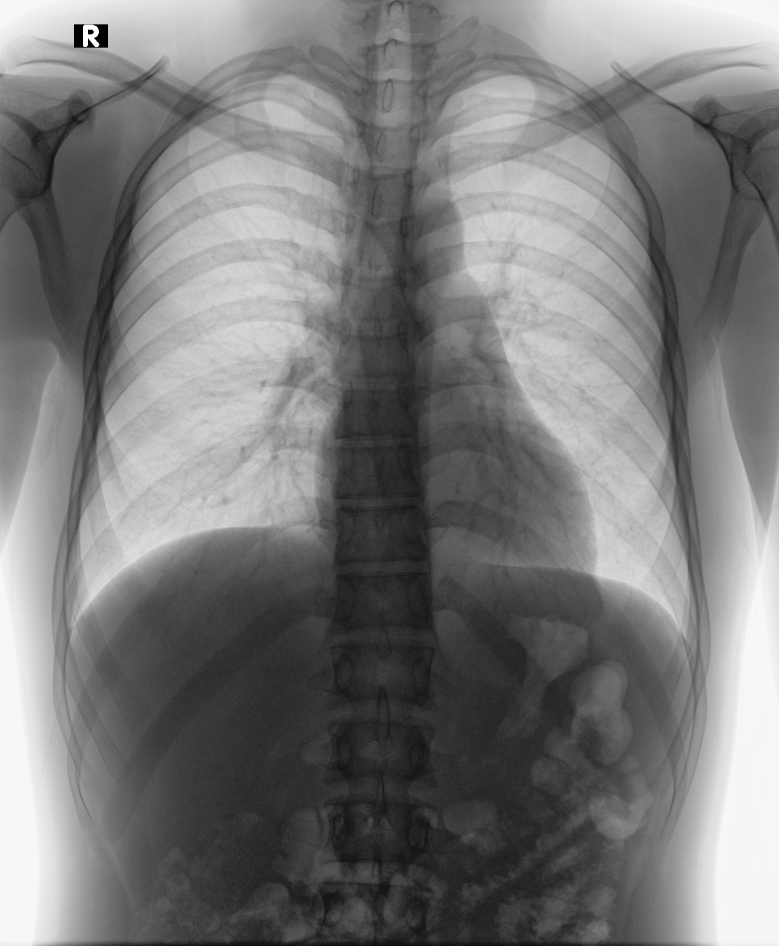
#> input picture data/processed/png_images/00e25f831ccd21bd41b558cfccbf1be7.png, 2336 x 2836 px, found by its file name (shown at 1/3 size); its folder holds only this picture in this run
$ jupyter execute --allow-errors preprocessing.ipynb
#> lines starting #> are read from the running program, lines starting #| are printed output that depends on the picture
[cell 1]
import os
import cv2
import numpy as np
from pathlib import Path
import matplotlib.pyplot as plt
from tqdm import tqdm

[cell 2]
INPUT_DIR  = 'png_images/kaggle/working/png_images'       # your existing PNG output folder
OUTPUT_DIR = 'png_images/kaggle/working/preprocessed_images'
os.makedirs(OUTPUT_DIR, exist_ok=True)

TARGET_SIZE = (512, 512)

files = os.listdir(INPUT_DIR)
print(f"Found {len(files)} PNG images")

[cell 3]
for file in tqdm(files, desc="Preprocessing"):
    img_path = os.path.join(INPUT_DIR, file)
    img = cv2.imread(img_path, cv2.IMREAD_GRAYSCALE)   # load as grayscale directly
#> img is the input picture: shape (2836, 2336); min 0, max 255, mean 121.9

    if img is None:
        print(f"[SKIP] Could not load: {file}")
        continue

    # Step 1 – Crop borders (2%)
    h, w = img.shape
#> h = 2836; w = 2336
    top, bottom = int(h * 0.02), int(h * 0.98)
#> top = 56; bottom = 2779
    left, right = int(w * 0.02), int(w * 0.98)
#> left = 46; right = 2289
    img = img[top:bottom, left:right]
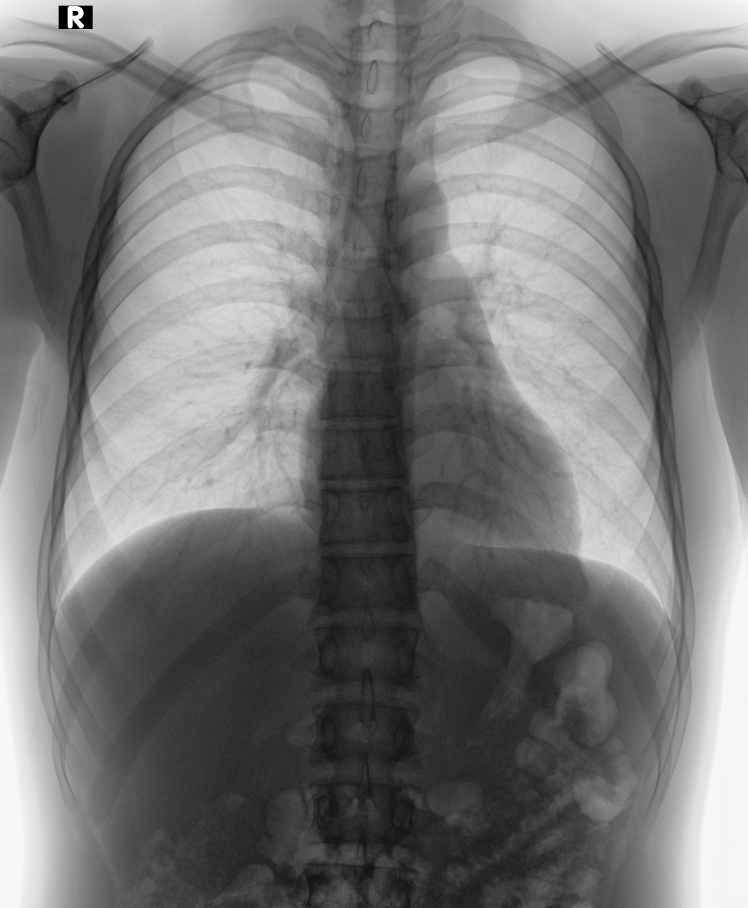
#> img: shape (2723, 2243) (shown at 1/3 size); min 0, max 255, mean 118.5

    # Step 2 – Resize
    img = cv2.resize(img, TARGET_SIZE, interpolation=cv2.INTER_AREA)
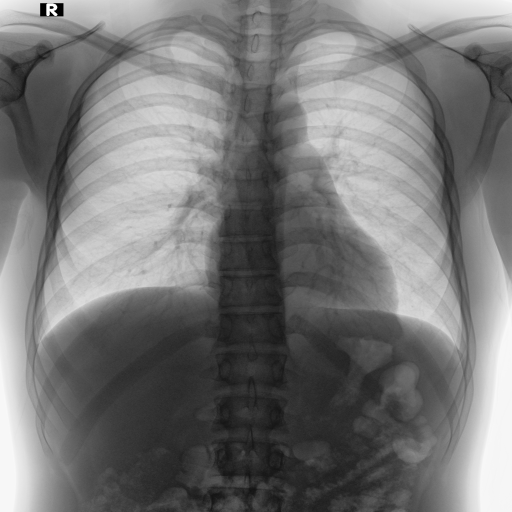
#> img: shape (512, 512); min 0, max 255, mean 118.5

    # Step 3 – Min-Max Normalization (consistent with your DICOM conversion style)
    img = cv2.normalize(img, None, 0, 255, cv2.NORM_MINMAX)
    img = np.uint8(img)

    # Step 4 – CLAHE (light contrast enhancement)
    clahe = cv2.createCLAHE(clipLimit=2.0, tileGridSize=(8, 8))
    img = clahe.apply(img)
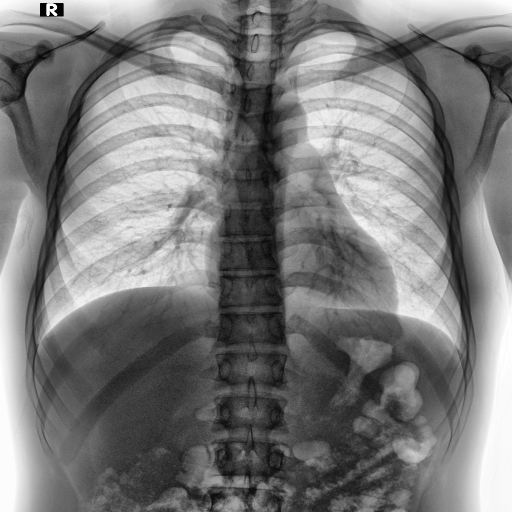
#> img: shape (512, 512); min 1, max 255, mean 122.2

    # Step 5 – Light denoising (Gaussian blur)
    img = cv2.GaussianBlur(img, (3, 3), 0)

    # Step 6 – Padding to ensure exact TARGET_SIZE
    h, w = img.shape
#> h = 512; w = 512
    pad_top    = (TARGET_SIZE[0] - h) // 2
#> pad_top = 0
    pad_bottom = TARGET_SIZE[0] - h - pad_top
#> pad_bottom = 0
    pad_left   = (TARGET_SIZE[1] - w) // 2
#> pad_left = 0
    pad_right  = TARGET_SIZE[1] - w - pad_left
#> pad_right = 0
    img = cv2.copyMakeBorder(img, max(pad_top,0), max(pad_bottom,0),
                                  max(pad_left,0), max(pad_right,0),
                             cv2.BORDER_CONSTANT, value=0)

    # Save
    save_path = os.path.join(OUTPUT_DIR, file)
    cv2.imwrite(save_path, img)

print(f"\n✅ Done! Saved to {OUTPUT_DIR}")


# ── VISUAL CHECK (before vs after for 4 images) ───────────────────────────────
sample_files = os.listdir(INPUT_DIR)[:4]
fig, axes = plt.subplots(4, 2, figsize=(8, 16))

for i, file in enumerate(sample_files):
    original  = cv2.imread(os.path.join(INPUT_DIR, file),  cv2.IMREAD_GRAYSCALE)
    processed = cv2.imread(os.path.join(OUTPUT_DIR, file), cv2.IMREAD_GRAYSCALE)

    axes[i][0].imshow(original,  cmap='gray')
    axes[i][0].set_title(f"Original\n{file}", fontsize=8)
    axes[i][0].axis('off')

    axes[i][1].imshow(processed, cmap='gray')
    axes[i][1].set_title("Preprocessed", fontsize=8)
    axes[i][1].axis('off')

plt.tight_layout()
plt.show()
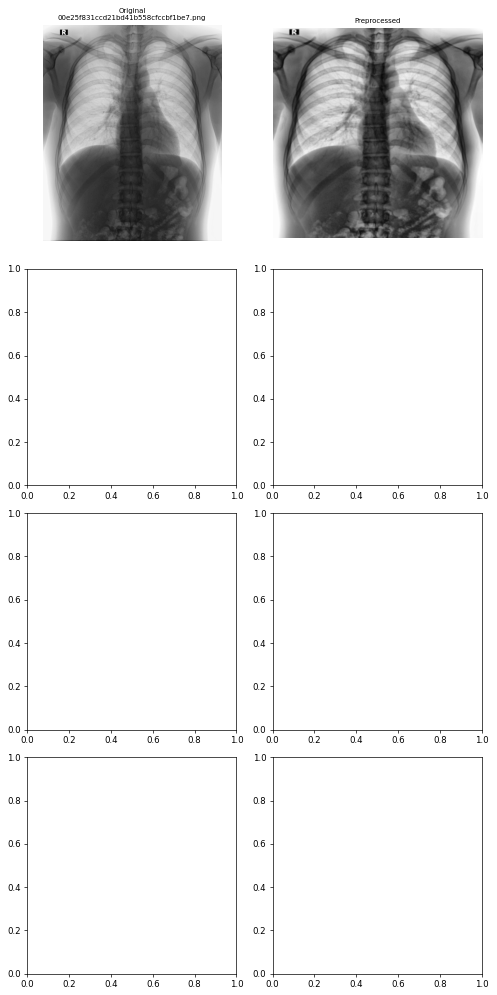
#> figure drawn by matplotlib, 2 panels

$ run again, on data/processed/png_images/0128fe112c2ee94f8ec176109b6ca112.png
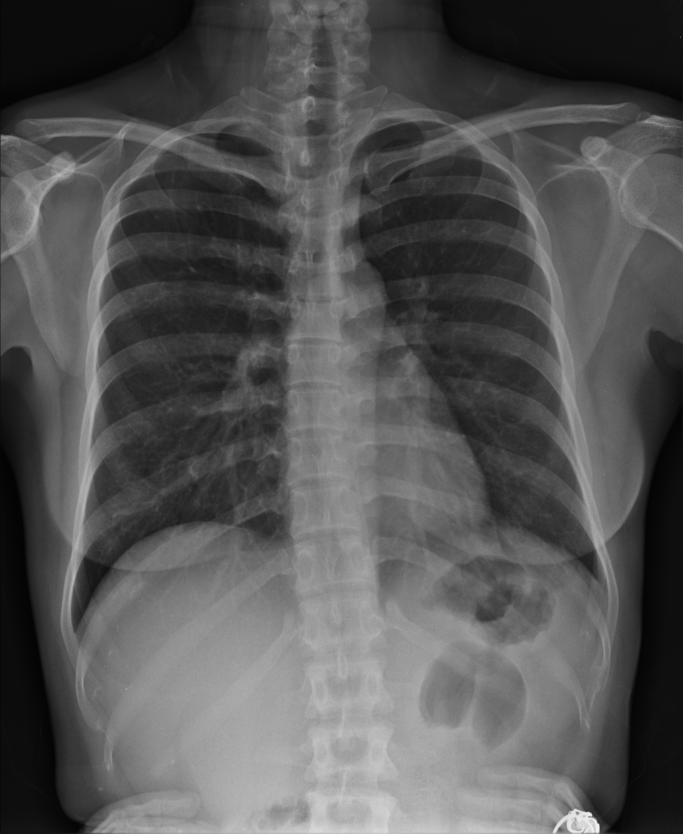
#> input picture data/processed/png_images/0128fe112c2ee94f8ec176109b6ca112.png, 2048 x 2500 px, found by its file name (shown at 1/3 size)
#> img is the input picture: shape (2500, 2048); min 0, max 255, mean 85
#> `img = clahe.apply(img)`:
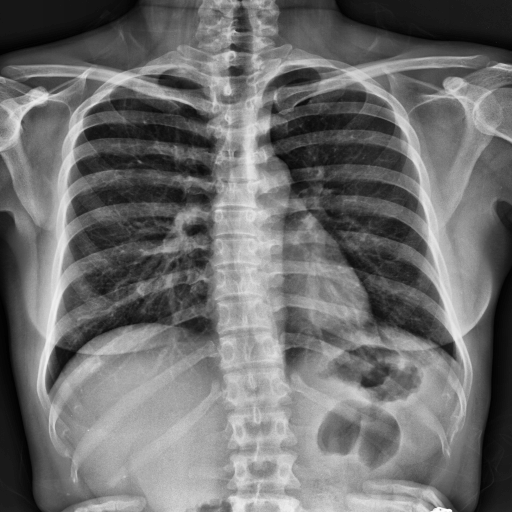
#> img: shape (512, 512); min 1, max 255, mean 110.2
#> `plt.show()`:
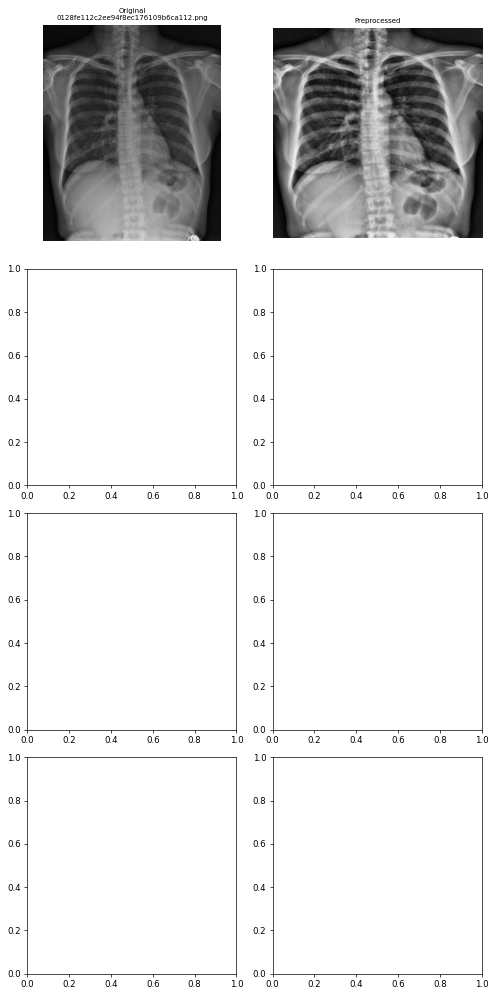
#> figure drawn by matplotlib, 2 panels

$ run again, on data/processed/png_images/015e332b702e4829710941ab7265bd1d.png
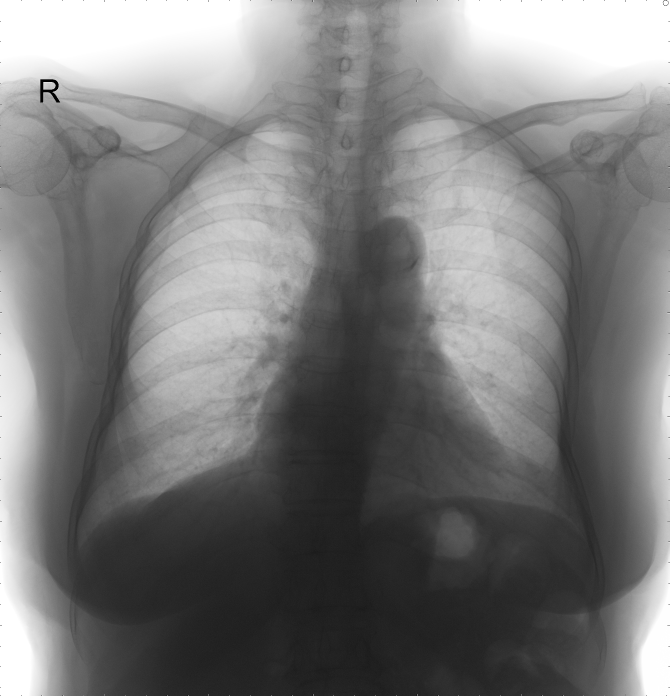
#> input picture data/processed/png_images/015e332b702e4829710941ab7265bd1d.png, 2008 x 2088 px, found by its file name (shown at 1/3 size)
#> img is the input picture: shape (2088, 2008); min 0, max 255, mean 122.1
#> `img = clahe.apply(img)`:
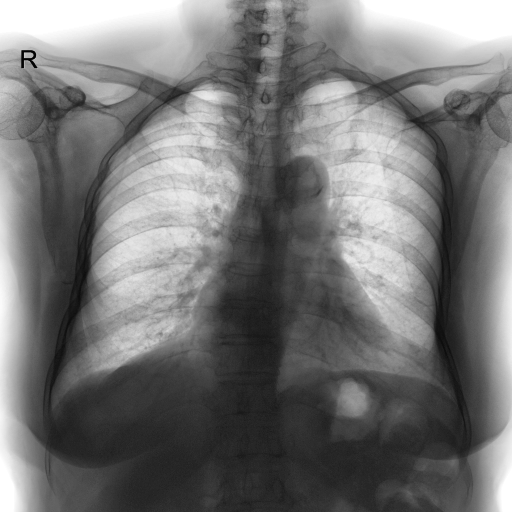
#> img: shape (512, 512); min 2, max 255, mean 116.9
#> `plt.show()`:
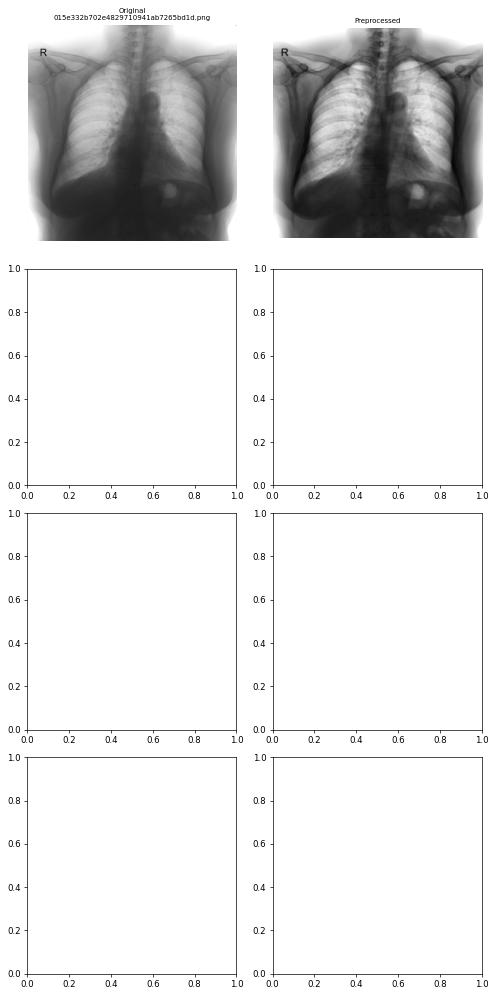
#> figure drawn by matplotlib, 2 panels

$ run again, on data/processed/png_images/017cd6c78e753ae58e1795fac350f321.png
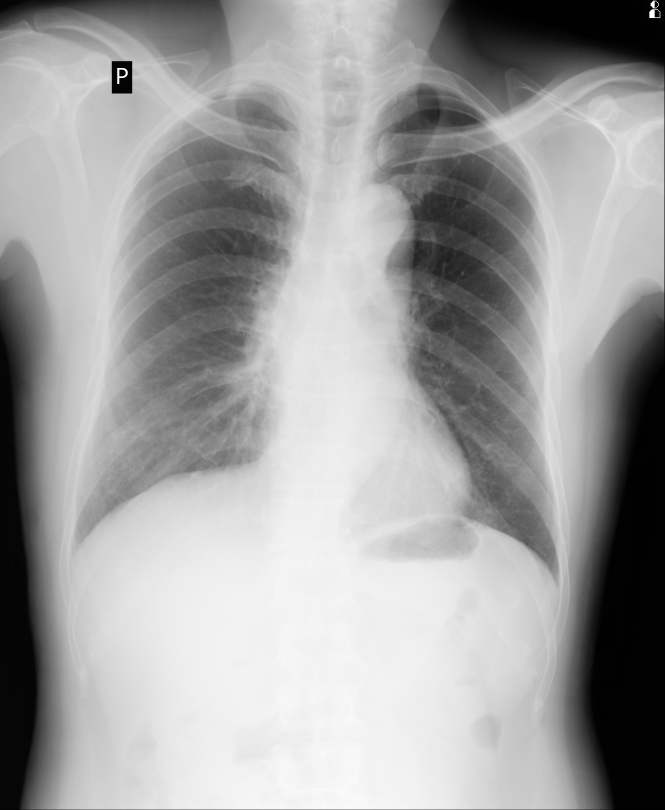
#> input picture data/processed/png_images/017cd6c78e753ae58e1795fac350f321.png, 1994 x 2430 px, found by its file name (shown at 1/3 size)
#> img is the input picture: shape (2430, 1994); min 0, max 255, mean 160.5
#> `img = clahe.apply(img)`:
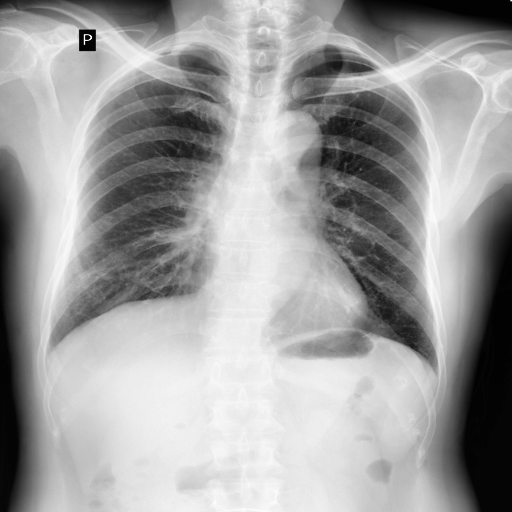
#> img: shape (512, 512); min 1, max 255, mean 159.8
#> `plt.show()`:
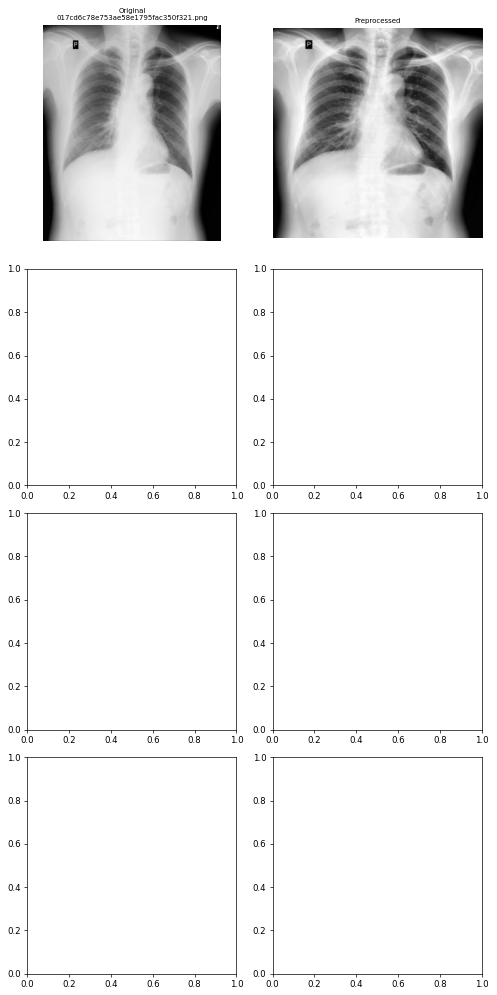
#> figure drawn by matplotlib, 2 panels

$ run again, on data/processed/png_images/0108949daa13dc94634a7d650a05c0bb.png
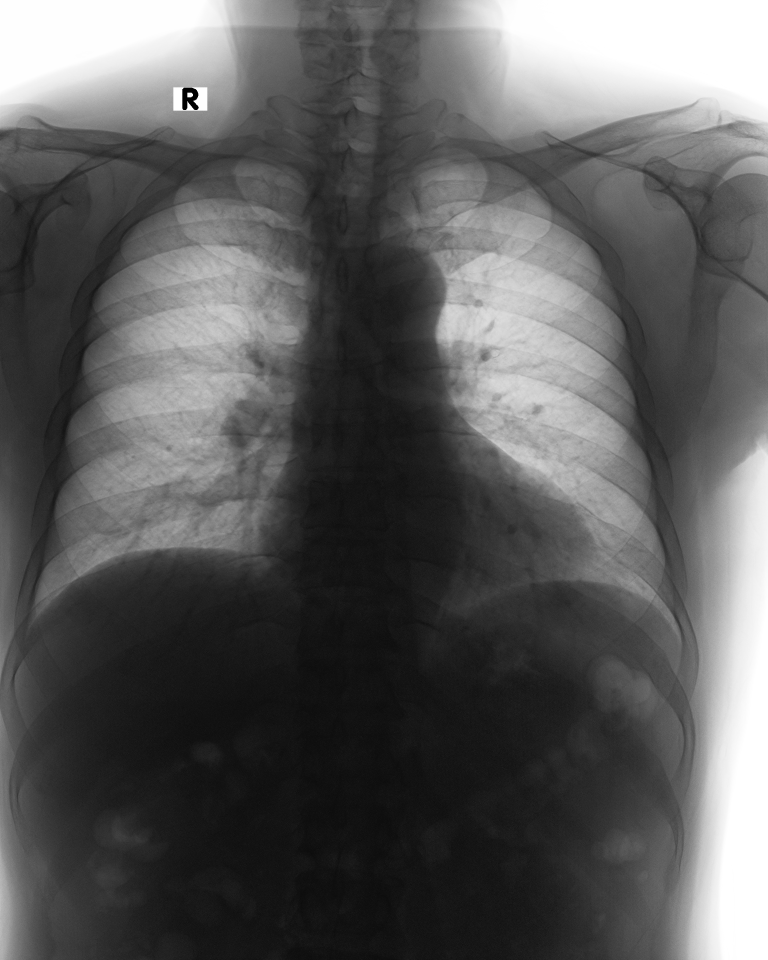
#> input picture data/processed/png_images/0108949daa13dc94634a7d650a05c0bb.png, 2304 x 2880 px, found by its file name (shown at 1/3 size)
#> img is the input picture: shape (2880, 2304); min 0, max 255, mean 91.9
#> `plt.show()`:
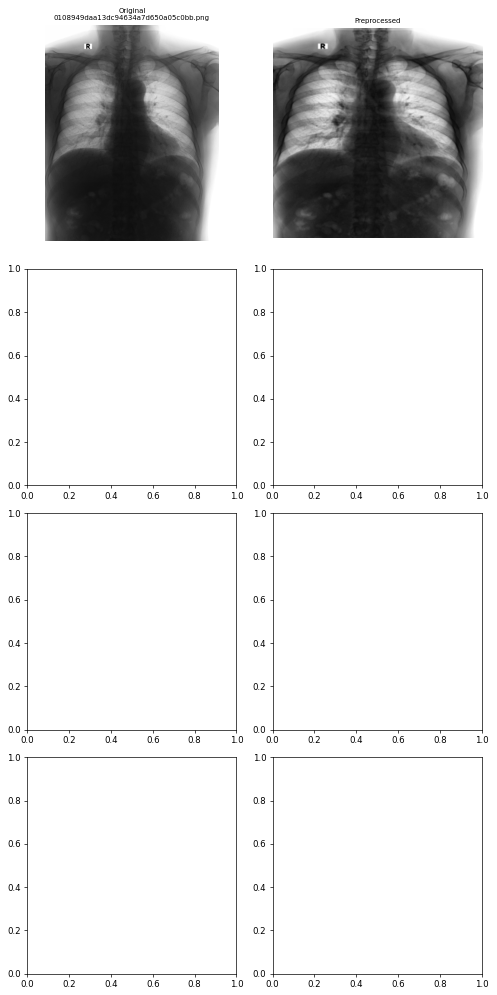
#> figure drawn by matplotlib, 2 panels
